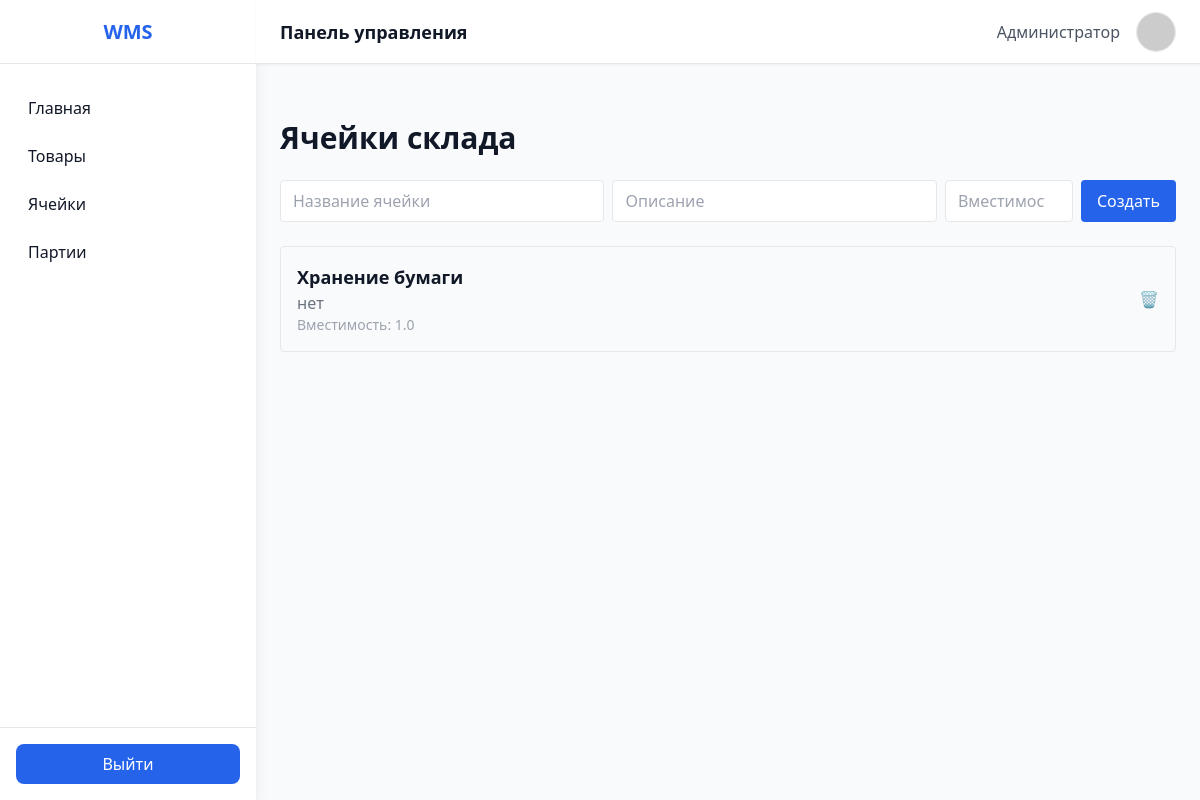
The app's page /cells/, older data.
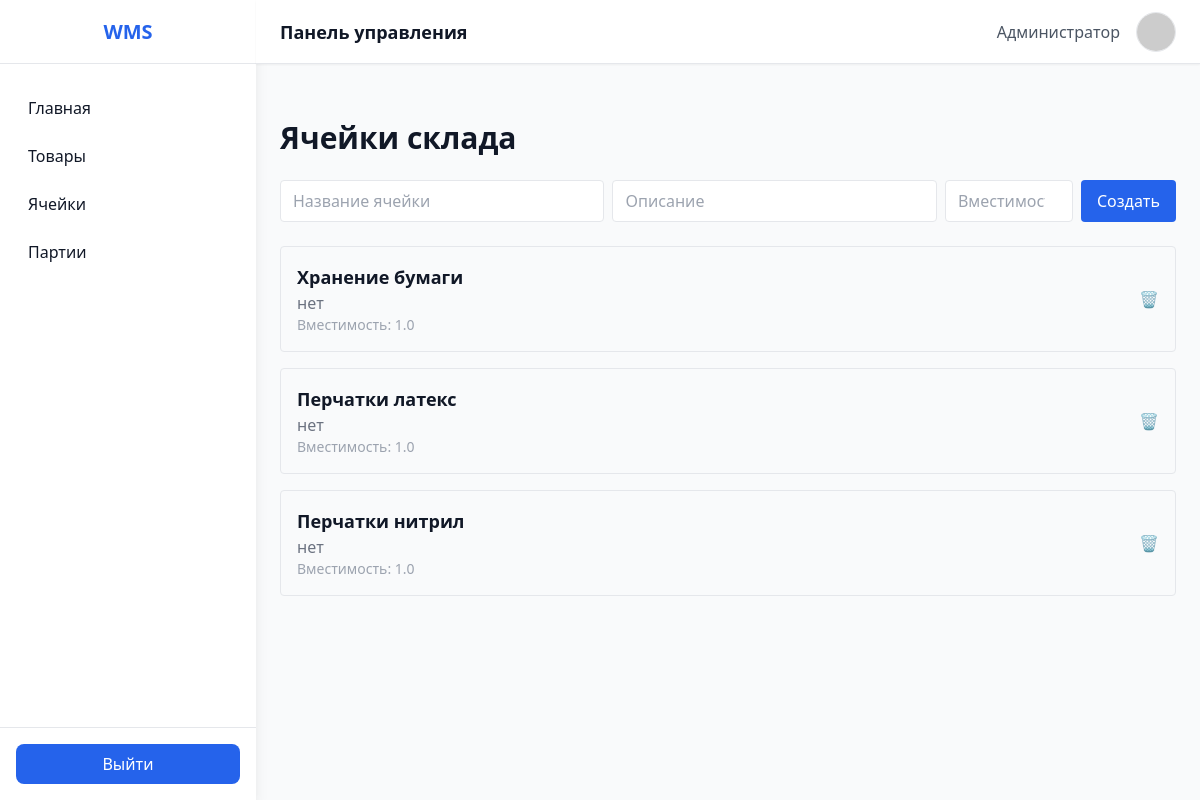
The same page, newer data.
### app/models/cells.py (models this page shows)
class Cell(Base):
    __tablename__ = 'cells'
    id = Column(Integer, primary_key=True, index=True)
    name = Column(String, index=True)
    description = Column(String, nullable=True)
    capacity = Column(Float, default=0.0)
    item_id = Column(Integer, ForeignKey('items.id'))
    items = relationship("Item", back_populates="cells")
    batches = relationship("Batch", back_populates="cells")

### app/api/cells.py (the view)
@router.get('/', response_class=HTMLResponse)
async def read_cells(request: Request, db: Session = Depends(get_db)):
    cells = db.query(Cell).all()
    return templates.TemplateResponse('cells.html', {'request': request, 'cells': cells})

### app/templates/cells.html (shortened to what this page needs)
{% extends "index.html" %}
{% block content %}
<div class="max-w-4xl mx-auto mt-8">
  <h1 class="text-3xl font-bold mb-6">Ячейки склада</h1>
  <form id="create-cell-form" class="flex flex-wrap gap-2 mb-6">
    <input type="text" name="name" placeholder="Название ячейки" required
           class="border rounded px-3 py-2 flex-1 min-w-[150px]">
    <input type="text" name="description" placeholder="Описание"
           class="border rounded px-3 py-2 flex-1 min-w-[150px]">
    <input type="number" step="0.1" name="capacity" placeholder="Вместимость"
           class="border rounded px-3 py-2 w-32">
    <button type="submit" class="bg-blue-600 text-white px-4 py-2 rounded">Создать</button>
  </form>
  <ul id="cells-list" class="space-y-4">
    {% for cell in cells %}
    <li data-id="{{ cell.id }}" class="flex justify-between items-center p-4 border rounded hover:shadow">
      <div>
        <h2 class="font-semibold text-lg">{{ cell.name or 'Нет названия' }}</h2>
        <p class="text-gray-500">{{ cell.description or 'Нет описания' }}</p>
        <p class="text-sm text-gray-400">Вместимость: {{ cell.capacity }}</p>
      </div>
      <button onclick="deleteCell({{ cell.id }}, this)" class="text-red-500 hover:text-red-700 ml-4">🗑️</button>
    </li>
    {% else %}
    <li class="text-gray-500">Ячеек пока нет</li>
    {% endfor %}
  </ul>
</div>
{% endblock %}

### app/templates/index.html (shortened to what this page needs)
<!DOCTYPE html>
<html lang="ru">
<head>
  <script src="https://cdn.tailwindcss.com"></script>
</head>
<body class="bg-gray-50 text-gray-900 flex h-screen">
  <aside class="w-64 bg-white shadow-lg hidden md:flex flex-col">
    <div class="h-16 flex items-center justify-center border-b">
      <h1 class="text-xl font-bold text-blue-600">WMS</h1>
    </div>
    <nav class="flex-1 px-4 py-6 space-y-2">
      <a href="/" class="block px-3 py-2 rounded-lg hover:bg-blue-50 hover:text-blue-600 font-medium">Главная</a>
      <a href="/items" class="block px-3 py-2 rounded-lg hover:bg-blue-50 hover:text-blue-600 font-medium">Товары</a>
      <a href="/cells" class="block px-3 py-2 rounded-lg hover:bg-blue-50 hover:text-blue-600 font-medium">Ячейки</a>
      <a href="/batches" class="block px-3 py-2 rounded-lg hover:bg-blue-50 hover:text-blue-600 font-medium">Партии</a>
    </nav>
    <div class="p-4 border-t">
      <button class="w-full bg-blue-600 text-white py-2 rounded-lg hover:bg-blue-700 transition">Выйти</button>
    </div>
  </aside>
  <div class="flex-1 flex flex-col">
    <header class="h-16 bg-white border-b flex items-center justify-between px-6 shadow-sm">
      <h2 class="text-lg font-semibold">Панель управления</h2>
      <div class="flex items-center space-x-4">
        <span class="hidden sm:block text-gray-600">Администратор</span>
        <img src="https://i.pravatar.cc/40" class="w-10 h-10 rounded-full border" alt="avatar">
      </div>
    </header>
    <main class="p-6 flex-1 overflow-y-auto">
      {% block content %}{% endblock %}
    </main>
  </div>
</body>
</html>

Row changes from the older to the newer data that the page shows:
added Cell: name "Перчатки латекс", description "нет", capacity "1.0"
added Cell: name "Перчатки нитрил", description "нет", capacity "1.0"
